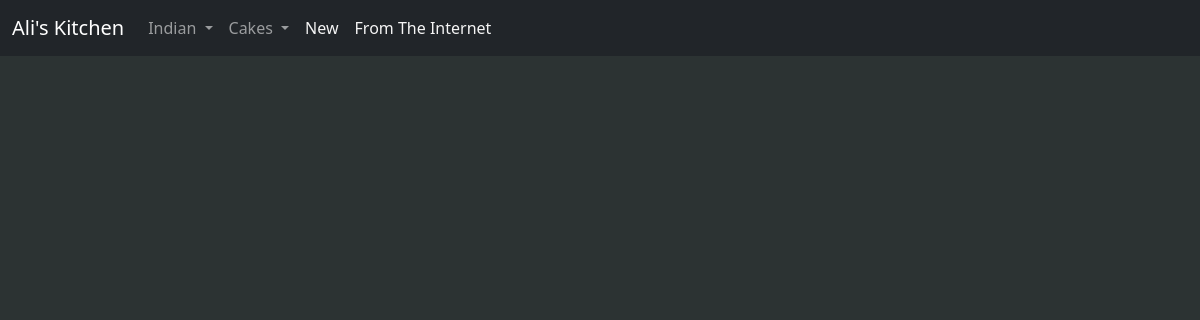
/view_cat/23, run on an earlier commit of the app's database.
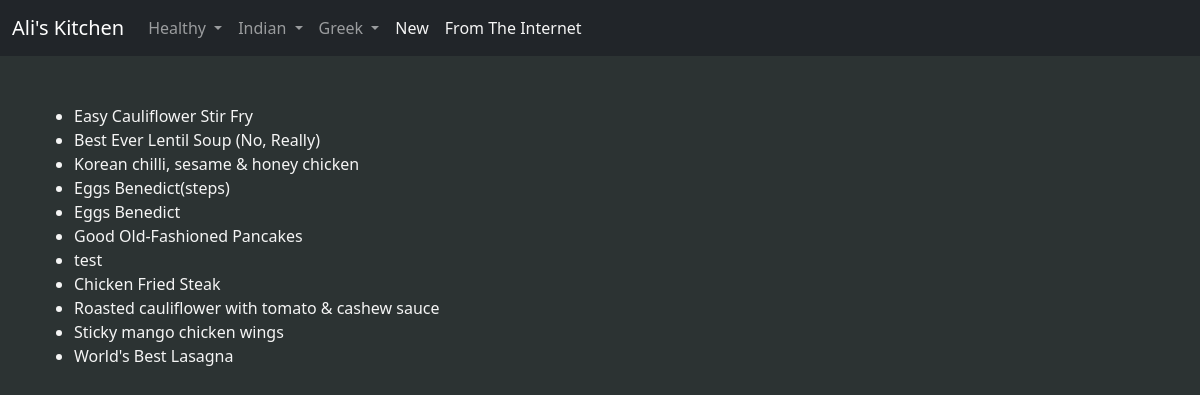
And on a later commit of the database.
### recipes/models.py (models this page shows)
class Category(models.Model):
    name = models.CharField(max_length=50)
    image = models.URLField(blank=True, null=True,)
    description = models.TextField(blank=True, null=True)
    class Meta:
        verbose_name_plural = 'categories'
    def __str__(self):
        return self.name

class Recipe(models.Model):
    category = models.ForeignKey(
        Category, on_delete=models.CASCADE, blank=True, null=True)
    title = models.CharField(max_length=50)
    body = models.TextField()
    ingredients = models.CharField(max_length=1000, blank=True, null=True)
    servings = models.IntegerField(blank=True, null=True)
    site = models.CharField(max_length=200, blank=True, null=True)
    def __str__(self):
        return self.title

### recipes/views.py (the view)
# urls.py: path('view_cat/<int:pk>', views.view_cat, name='view_cat'),
def view_cat(request, pk):
    categories = Category.objects.all()
    recipes = Recipe.objects.all()
    cat_recipes = Recipe.objects.filter(category__pk=pk)
    return render(request, 'recipes/view_cat.html', {
        'cat_recipes': cat_recipes,
        'categories': categories,
        'recipes': recipes,
    })

### recipes/templates/recipes/view_cat.html
{% extends 'recipes/header.html' %}
{% block content %}
  <ul>
    {% for rec in cat_recipes %}
      <li><a href="{% url 'recipes:view_recipe' pk=rec.pk %}">{{ rec }}</a></li>
    {% endfor %}
  </ul>
{% endblock %}

### recipes/templates/recipes/header.html (shortened to what this page needs)
<!DOCTYPE html>
<html lang="en">
  <head>
    {% load static %}
    <link
      href="https://cdn.jsdelivr.net/npm/bootstrap@5.3.0-alpha3/dist/css/bootstrap.min.css"
      rel="stylesheet"
/>
    <link rel="stylesheet" href="{% static 'recipes/style.css' %}" />
  </head>
  <body>
    <nav class="navbar navbar-expand-lg navbar sticky-top navbar-dark bg-dark">
      <div class="container-fluid">
        <a class="navbar-brand" href="/">Ali's Kitchen</a>
        <div class="collapse navbar-collapse" id="navbarNavDarkDropdown">
          <ul class="navbar-nav">
            {% for cat in categories %}
              <li class="nav-item dropdown">
                <a class="nav-link dropdown-toggle" href="#" id="navbarDarkDropdownMenuLink" role="button" data-bs-toggle="dropdown" aria-expanded="false">
                  {{cat|title}}
                </a>
              </li>
            {% endfor %}
              <li>
                <a style="color: whitesmoke;" class="nav-link" href="{% url 'recipes:create' ingr_check='new' %}">New</a>
              </li>
              <li>
                <a style="color: whitesmoke;" class="nav-link" href="{% url 'recipes:recipe_scraper' %}">From The Internet</a>
              </li>
          </ul>
        </div>
      </div>
    </nav>
    <br><br>
    <div class="container">
      {% block content %}
      {% endblock %}
    </div>
    <div class="footer-div"></div>
  </body>
</html>

### recipes/static/recipes/style.css (style rules this page uses)
a { text-decoration: none; color: whitesmoke; }
body { color: whitesmoke; background-color: #2C3333; }
.footer-div { height: 200px; }

What changed in the data, as far as the page shows it:
removed Category: name "Cakes"
added Category: name "Healthy"
added Category: name "Greek"
added Recipe: title "Easy Cauliflower Stir Fry"
added Recipe: title "Best Ever Lentil Soup (No, Really)"
added Recipe: title "Korean chilli, sesame & honey chicken"
added Recipe: title "Eggs Benedict(steps)"
added Recipe: title "Eggs Benedict"
added Recipe: title "Good Old-Fashioned Pancakes"
added Recipe: title "test"
added Recipe: title "Chicken Fried Steak"
added Recipe: title "Roasted cauliflower with tomato & cashew sauce"
added Recipe: title "Sticky mango chicken wings"
added Recipe: title "World's Best Lasagna"
